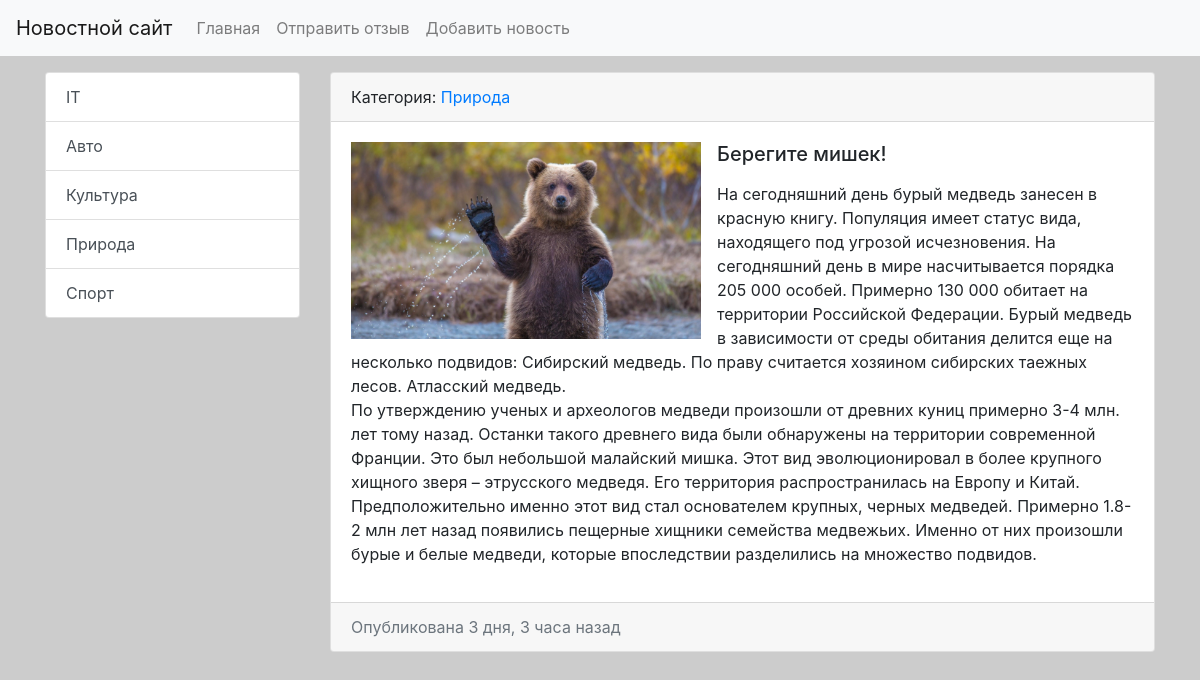
The app's page /news/13/ with its own data.
### news/models.py (models this page shows, shortened)
class Category(models.Model):
    title = models.CharField(max_length=150, db_index=True, verbose_name="Наименование категории")
    def get_absolute_url(self):
        return reverse(viewname='category', kwargs={'category_id': self.pk})
    def __str__(self):
        return self.title
    class Meta:
        verbose_name = "Категория"
        verbose_name_plural = "Категории"
        ordering = ["title"]

class News(models.Model):
    title = models.CharField(max_length=150, verbose_name="Заголовок")
    content = models.TextField(blank=True, verbose_name="Содержание")
    created_at = models.DateTimeField(auto_now_add=True, verbose_name="Добавлено")
    updated_at = models.DateTimeField(auto_now=True, verbose_name="Обновлено")
    photo = models.ImageField(upload_to='photos/%Y/%m/%d', verbose_name="Фото", blank=True)
    is_published = models.BooleanField(default=True, verbose_name="Опубликовано?")
    category = models.ForeignKey("Category", on_delete=models.PROTECT, verbose_name="Категория")
    class Meta:
        verbose_name = "Новость"
        verbose_name_plural = "Новости"
        ordering = ["-created_at"]

### news/views.py (the view)
# urls.py: path('news/<int:pk>/', ViewNews.as_view(), name="view_news"),
class ViewNews(DetailView):
    model = News
    context_object_name = 'news_item'

### news/templatetags/news_tags.py (called while the page is built)
@register.simple_tag(name="get_list_categories")
def get_categories():
    return Category.objects.all()

@register.inclusion_tag('news/list_categories.html')
def show_categories(arg1="Список категорий:"):
    categories = Category.objects.all()
    return {'categories': categories, 'arg1': arg1}

### news/templates/news/news_detail.html (shortened to what this page needs)
{% extends 'base.html' %}
{% block sidebar %}
{% include 'inc/_sidebar.html' %}
{% endblock %}
{% block content %}
<div class="card mb-3">
    <div class="card-header">
        Категория: <a href="{{ news_item.category.get_absolute_url }}">{{ news_item.category }}</a>
    </div>
    <div class="card-body">
        {% if news_item.photo %}
        <img src="{{ news_item.photo.url }}" alt="" width="350" class="float-left mr-3">
        {% endif %}
        <h5 class="card-title">{{ news_item.title }}</h5>
        <p class="card-text">{{ news_item.content|safe|linebreaks }}</p>
    </div>
    <div class="card-footer text-muted">
        Опубликована {{ news_item.created_at|timesince }} назад
    </div>
</div>
{% endblock %}

### news/templates/news/list_categories.html
<div class="list-group">
    {% for item in categories %}
    <a href="{{ item.get_absolute_url }}" class="list-group-item list-group-item-action">{{ item.title }}</a>
    {% endfor %}
</div>

### mysite/static/css/style.css (style rules this page uses)
body { background-color: #ccc; }

### records on screen
Category: title "IT"
Category: title "Авто"
Category: title "Культура"
Category: title "Природа"
Category: title "Спорт"
News: category "Природа", photo (picture), title "Берегите мишек!", content "На сегодняшний день бурый медведь занесен в красную книгу. Популяция имеет статус вида, находящего под угрозой исчезновения. На сегодняшний день в мире насчитывается порядка 205 000 особей. Примерно 130 000 обитает на территории Российской Федерации. Бурый медведь в зависимости от среды обитания делится еще на несколько подвидов: Сибирский медведь. По праву считается хозяином сибирских таежных лесов. Атласский медведь. По утверждению ученых и археологов медведи произошли от древних куниц примерно 3-4 млн. лет тому назад. Останки такого древнего вида были обнаружены на территории современной Франции. Это был небольшой малайский мишка. Этот вид эволюционировал в более крупного хищного зверя –…", created_at "3 дня, 3 часа"
